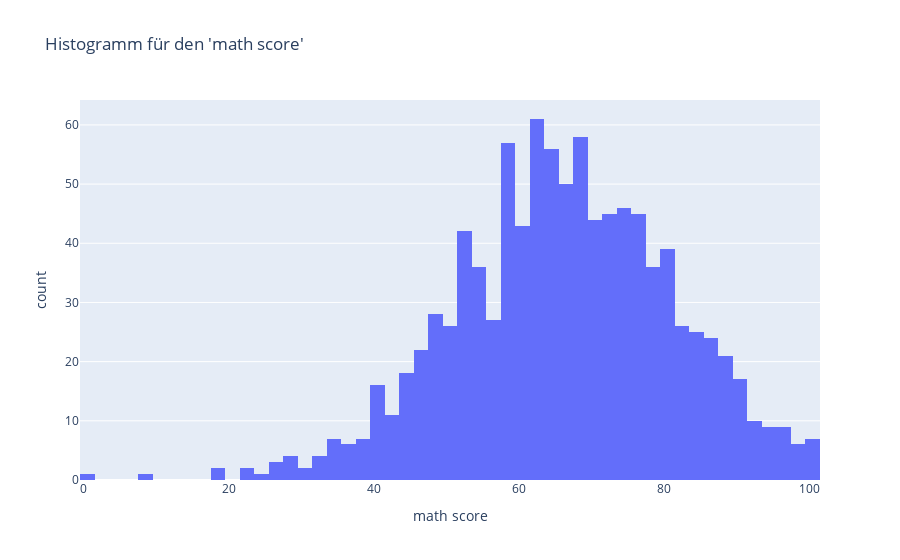
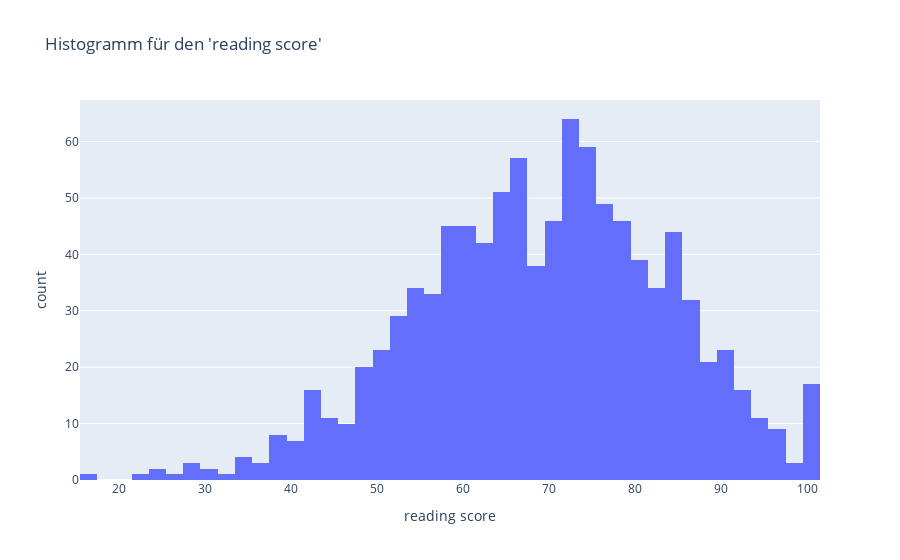
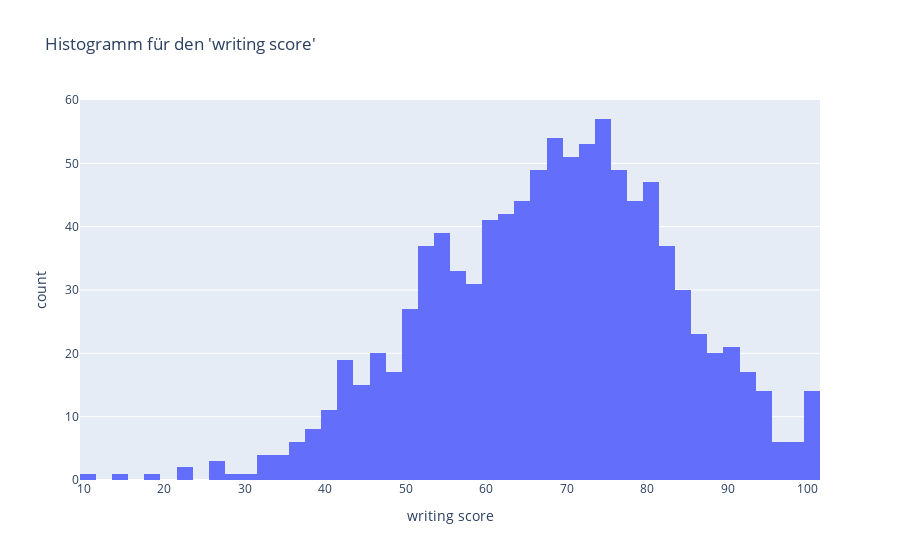

Write notebook code for charts like these, in order.
### Markdown cell above
Verteilung einer Variable mit wenigen Datenpunkten --> Histogramm

### Code cell
fig = px.histogram(df, x="math score", title="Histogramm für den 'math score' ")
fig.show()

fig = px.histogram(df, x="reading score", title="Histogramm für den 'reading score' ")
fig.show()

fig = px.histogram(df, x="writing score", title="Histogramm für den 'writing score' ")
fig.show()

### Figure 1 — Plotly figure (JSON) as saved in the notebook; plotly's stock layout.template omitted (floating-point values rounded to 4 significant figures; data arrays with more than 128 entries replaced by an {"elided": "..."} marker saying what was removed)
{"data": [{"alignmentgroup": "True", "bingroup": "x", "hovertemplate": "math score=%{x}<br>count=%{y}<extra></extra>", "legendgroup": "", "marker": {"color": "#636efa", "pattern": {"shape": ""}}, "name": "", "offsetgroup": "", "orientation": "v", "showlegend": false, "type": "histogram", "x": {"elided": "1000 int values"}, "xaxis": "x", "yaxis": "y"}], "layout": {"barmode": "relative", "legend": {"tracegroupgap": 0}, "title": {"text": "Histogramm für den 'math score' "}, "xaxis": {"anchor": "y", "domain": [0, 1], "title": {"text": "math score"}}, "yaxis": {"anchor": "x", "domain": [0, 1], "title": {"text": "count"}}}}

### Figure 2 — Plotly figure (JSON) as saved in the notebook; plotly's stock layout.template omitted (floating-point values rounded to 4 significant figures; data arrays with more than 128 entries replaced by an {"elided": "..."} marker saying what was removed)
{"data": [{"alignmentgroup": "True", "bingroup": "x", "hovertemplate": "reading score=%{x}<br>count=%{y}<extra></extra>", "legendgroup": "", "marker": {"color": "#636efa", "pattern": {"shape": ""}}, "name": "", "offsetgroup": "", "orientation": "v", "showlegend": false, "type": "histogram", "x": {"elided": "1000 int values"}, "xaxis": "x", "yaxis": "y"}], "layout": {"barmode": "relative", "legend": {"tracegroupgap": 0}, "title": {"text": "Histogramm für den 'reading score' "}, "xaxis": {"anchor": "y", "domain": [0, 1], "title": {"text": "reading score"}}, "yaxis": {"anchor": "x", "domain": [0, 1], "title": {"text": "count"}}}}

### Figure 3 — Plotly figure (JSON) as saved in the notebook; plotly's stock layout.template omitted (floating-point values rounded to 4 significant figures; data arrays with more than 128 entries replaced by an {"elided": "..."} marker saying what was removed)
{"data": [{"alignmentgroup": "True", "bingroup": "x", "hovertemplate": "writing score=%{x}<br>count=%{y}<extra></extra>", "legendgroup": "", "marker": {"color": "#636efa", "pattern": {"shape": ""}}, "name": "", "offsetgroup": "", "orientation": "v", "showlegend": false, "type": "histogram", "x": {"elided": "1000 int values"}, "xaxis": "x", "yaxis": "y"}], "layout": {"barmode": "relative", "legend": {"tracegroupgap": 0}, "title": {"text": "Histogramm für den 'writing score' "}, "xaxis": {"anchor": "y", "domain": [0, 1], "title": {"text": "writing score"}}, "yaxis": {"anchor": "x", "domain": [0, 1], "title": {"text": "count"}}}}
